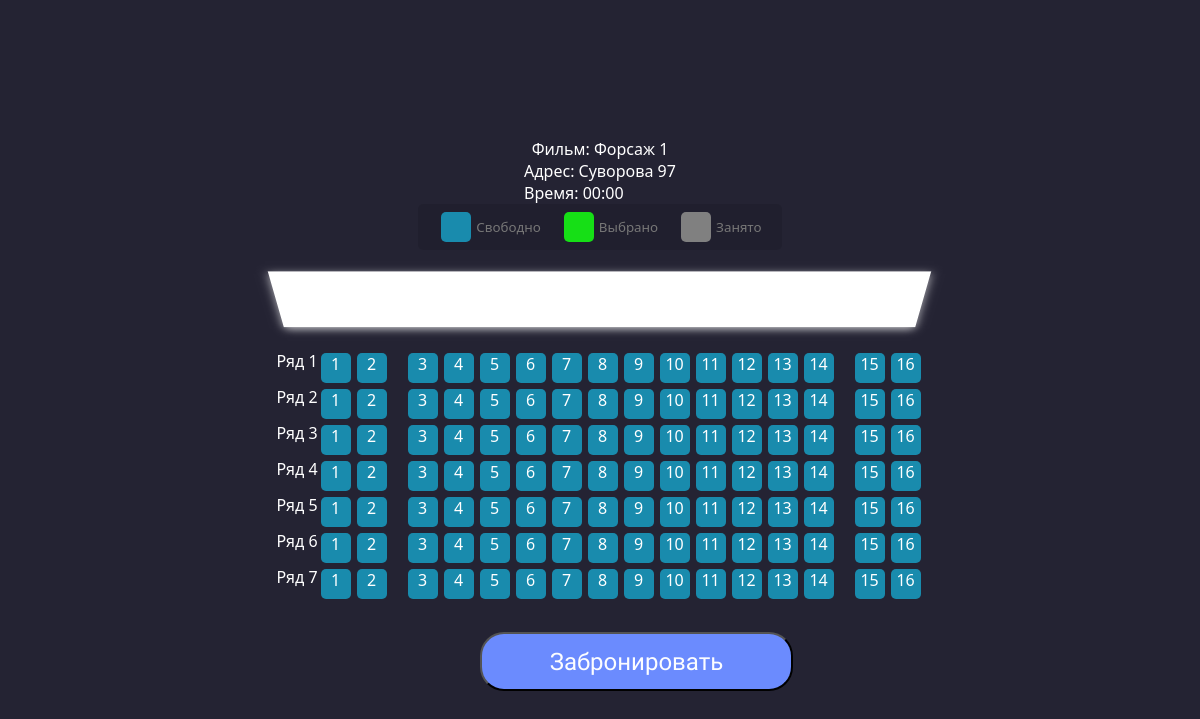
Before: /page/mesta.php?id_seansa=1 with the older database file.
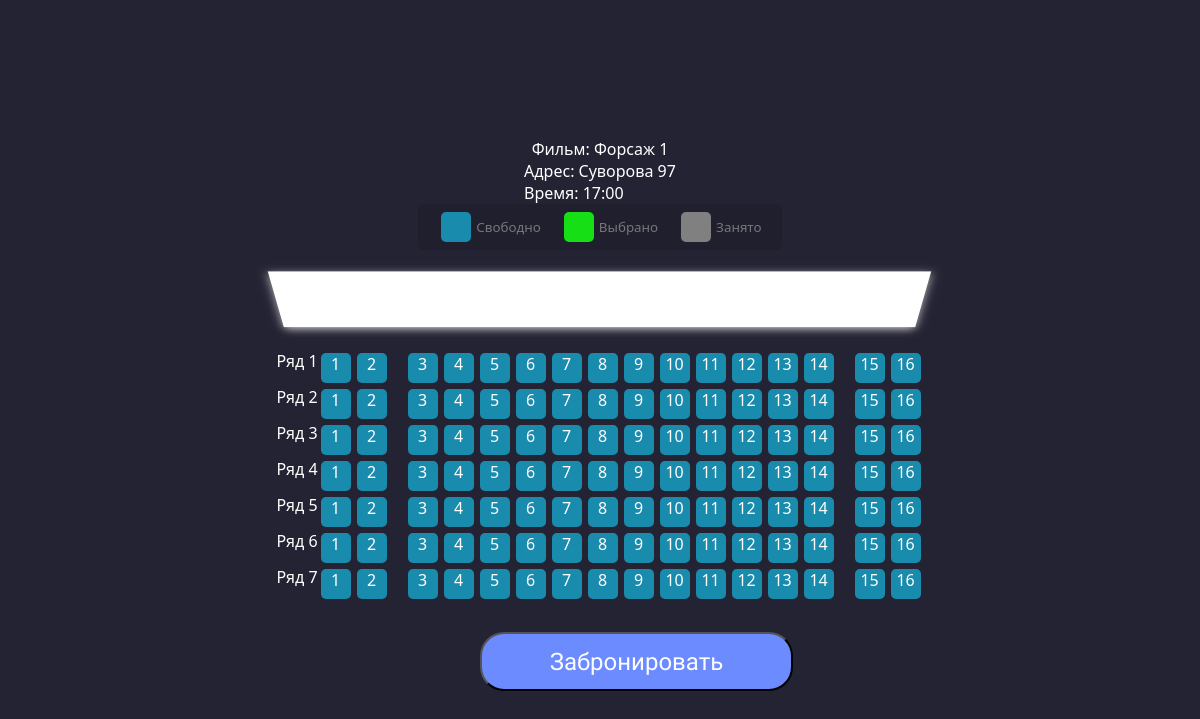
After: the same page with the newer database file.
### tables this page shows
CREATE TABLE `name_film` (
  `id` int(11) NOT NULL,
  `name` text NOT NULL
);

CREATE TABLE `raspisanie` (
  `id` int(11) NOT NULL,
  `id_filma` int(11) NOT NULL,
  `id_adressa` int(11) NOT NULL,
  `time` text NOT NULL
);

CREATE TABLE `adresa` (
  `id` int(11) NOT NULL,
  `name` text NOT NULL
);

### page/mesta.php (the view, shortened to what the changed rows need)
<!DOCTYPE html>
<html lang="ru">
<head>
  <link rel="stylesheet" href="../css/mesta.css">
</head>
<body>
<?
include_once '../db_settings.php';
$id_seansa = $_GET['id_seansa'];
$sql = "SELECT *,raspisanie.id'seans_id',name_film.name'film_name',adresa.name'adres_name' FROM name_film
    LEFT JOIN opisaniefilma ON name_film.id=opisaniefilma.id_filma
    LEFT JOIN raspisanie ON name_film.id = raspisanie.id_filma
    LEFT JOIN adresa ON raspisanie.id_adressa=adresa.id
    WHERE raspisanie.id = $id_seansa
    ORDER BY name_film.id, raspisanie.id_adressa,raspisanie.time";
if($result = mysqli_query($conn, $sql)){
    foreach($result as $row){
        echo "Фильм: ". $row["film_name"]."</br>";
        ?>  <div></div>
        <?
        echo "Адрес: ". $row["adres_name"]."</br>";
        echo "Время: ". $row["time"]."</br>";
    }
}
?>
<ul class="showcase">
  </ul>
  <div class="container">
  </div>
  <div class="container order d-grid gap-2 mx-auto">
  </div>
</body>
</html>

Changed rows visible on the page:
changed through a linked row, name_film "Форсаж 1": raspisanie.time "00:00" → "17:00"
